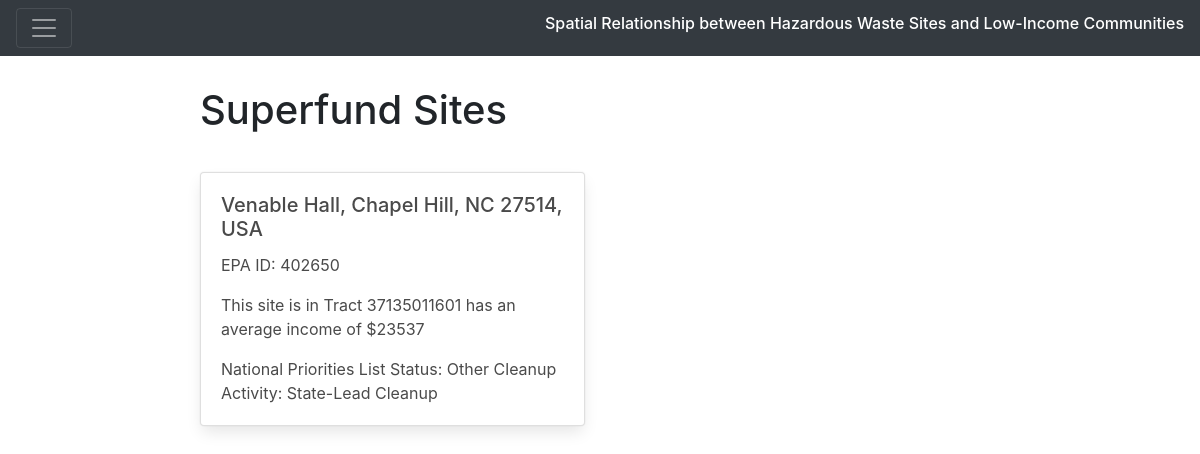
The page /viz/tracts/37135011601/ on the database its author committed.
### viz/models.py (models this page shows, shortened)
class SiteLocation(models.Model):
	epa_id = models.IntegerField(primary_key=True)
	tract = models.ForeignKey(IncomeTract, on_delete=models.CASCADE)#foreign key
	formatted_address = models.TextField(max_length=155, blank=True)
	city = models.CharField(max_length=50, blank=True)
	state = models.CharField(max_length=2, blank=True)
	zipcode = models.IntegerField(blank=True)
	npl_status = models.TextField(max_length=255, blank=True)#char and text fields must have max length
	lon = models.DecimalField(max_digits=9, decimal_places=6, default=0)
	lat = models.DecimalField(max_digits=9, decimal_places=6, default=0)
	address = models.TextField(max_length=155, blank=True)
	income = models.IntegerField(blank=False)

### viz/views.py (the view)
# urls.py: path('tracts/<int:tract_id>/', views.tracts_site, name='tracts_site'),
def tracts_site(request, tract_id):
    sites = SiteLocation.objects.filter(tract=tract_id).values()
    context = {'tracts_site_list': sites}
    return render(request, 'viz/tracts_site.html', context)

### viz/templates/viz/tracts_site.html (shortened to what this page needs)
{% extends "viz/index.html" %}
{% block content %}
    <h1 id="subTitle">Superfund Sites</h1>
    {% if tracts_site_list %}
    <ul>
      {% for site in tracts_site_list %}
        {% if forloop.first %}<div class="row">{% endif %}
          {% if site.formatted_address == "" %}
          {% else %}
          <div class="col-sm-6" id="siteCard">
            <div class="card">
              <div class="card-body">
                <h5 class="card-title">{{site.formatted_address}}</h5>
                <p class="card-text">EPA ID: {{site.epa_id}}</p>
                <p class="card-text">This site is in Tract {{site.tract_id}} has an average income of ${{site.income}}</p>
                {% if site.npl_status == "" %}
                {% else %}
                <p class="card-text">National Priorities List Status: {{site.npl_status}}</p>
                {% endif %}
              </div>
            </div>
          </div>
          {% endif %}
        {% if forloop.last %}</div>{% endif %}
      {% endfor %}
    </ul>
    {% else %}
      <p>There are no sites.</p>
    {% endif %}
{% endblock %}

### viz/static/viz/style.css (style rules this page uses)
#siteCard { margin-top: 30px; }

### viz/templates/viz/index.html (style rules this page uses)
#subTitle { margin-top: 30px; }
#siteCard { margin-top: 30px; }

### rows shown on the page
SiteLocation: formatted_address "Venable Hall, Chapel Hill, NC 27514, USA", epa_id "402650", tract_id "37135011601", income "23537", npl_status "Other Cleanup Activity: State-Lead Cleanup"
